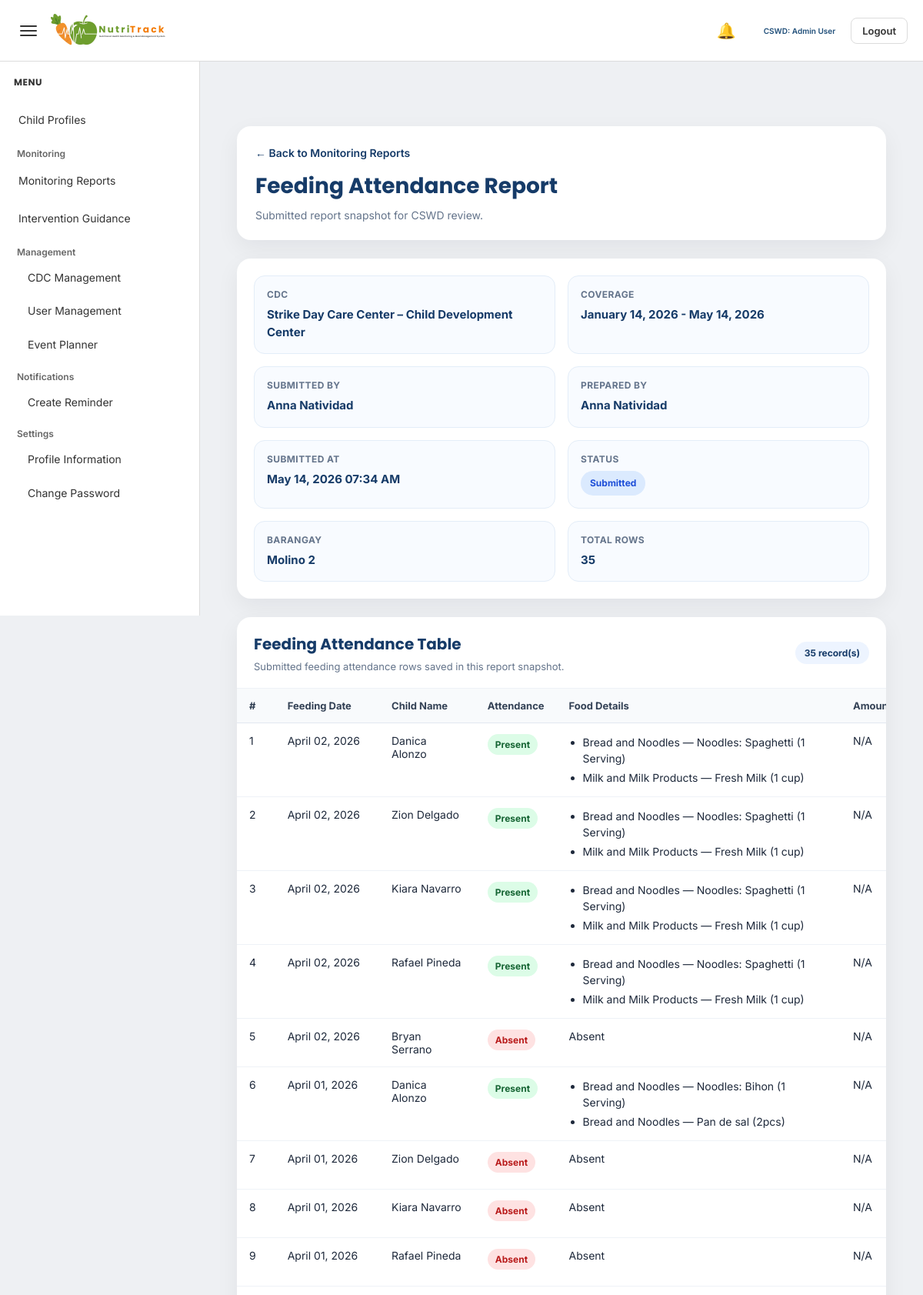
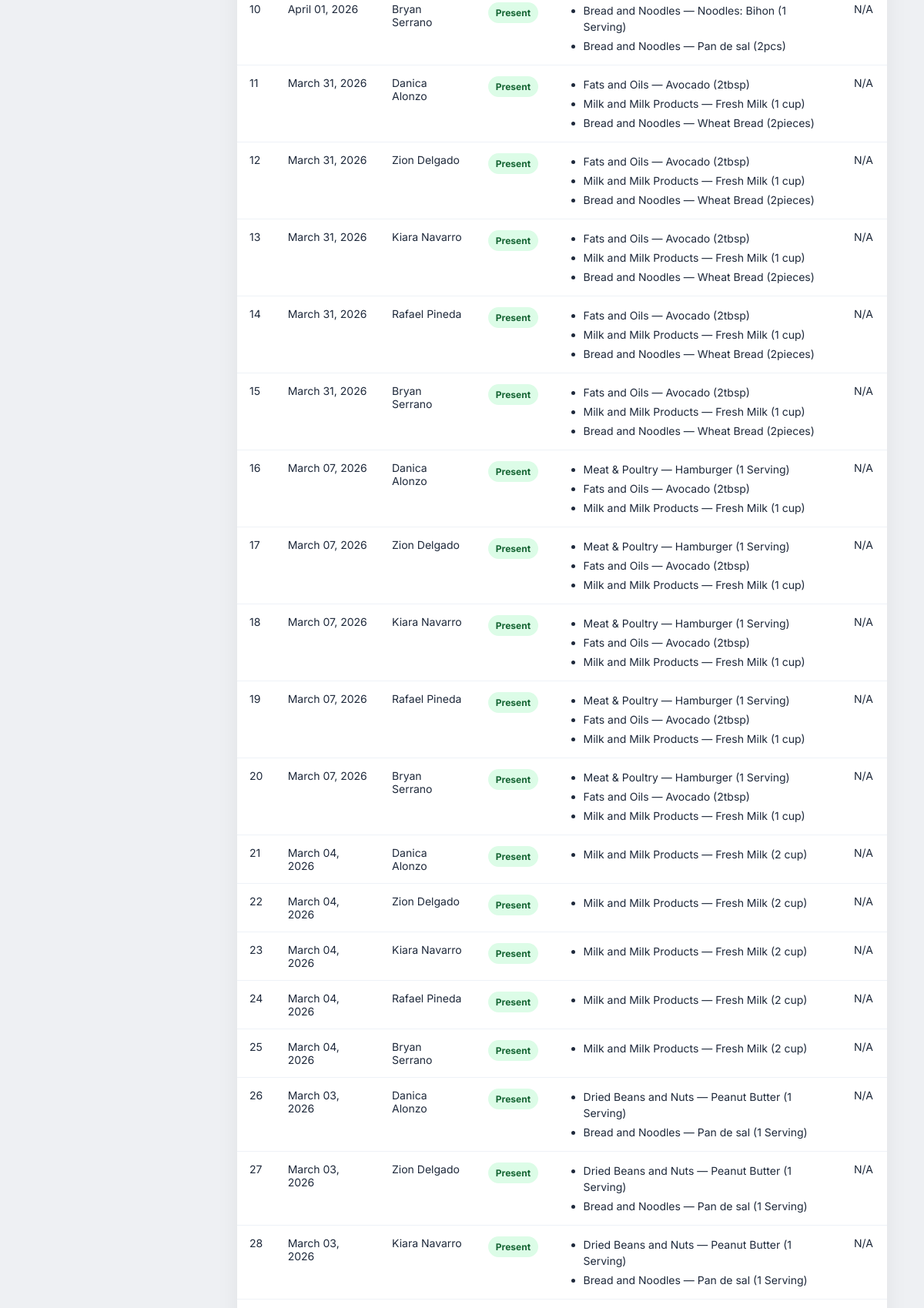
The page /admin/view_feeding_attendance_report.php?id=40 (signed in, upper part) on the database its author committed (2 pictures, top to bottom).
### tables this page shows
CREATE TABLE `submitted_reports` (
  `submitted_report_id` int(11) NOT NULL,
  `report_type` varchar(100) NOT NULL,
  `cdc_id` int(11) NOT NULL,
  `submitted_by` int(11) NOT NULL,
  `date_from` date DEFAULT NULL,
  `date_to` date DEFAULT NULL,
  `submitted_at` datetime NOT NULL DEFAULT current_timestamp(),
  `status` varchar(50) NOT NULL DEFAULT 'submitted',
  `report_payload` longtext NOT NULL
);

CREATE TABLE `cdc` (
  `cdc_id` int(11) NOT NULL,
  `cdc_name` varchar(100) DEFAULT NULL,
  `barangay` varchar(100) DEFAULT NULL,
  `address` text DEFAULT NULL,
  `status` varchar(20) DEFAULT 'Active',
  `created_at` timestamp NOT NULL DEFAULT current_timestamp()
);

### admin/view_feeding_attendance_report.php (the view, shortened to what this page needs)
<?php
include '../config/database.php';
function h($value)
{
    return htmlspecialchars((string)$value, ENT_QUOTES, 'UTF-8');
}
function safe_value($value, $fallback = 'N/A')
{
    return (isset($value) && trim((string)$value) !== '') ? $value : $fallback;
}
function format_date_value($date, $fallback = 'N/A')
{
    $timestamp = strtotime($date);
    return date('F d, Y', $timestamp);
}
function format_datetime_value($date, $fallback = 'N/A')
{
    $timestamp = strtotime($date);
    return date('F d, Y h:i A', $timestamp);
}
function get_first_existing_value($row, $keys, $fallback = 'N/A')
{
    foreach ($keys as $key) {
        if (isset($row[$key]) && trim((string)$row[$key]) !== '') {
            return $row[$key];
        }
    }
    return $fallback;
}
function build_child_name_from_row($row)
{
    $full_name = get_first_existing_value($row, [
        'child_name',
        'full_name',
        'name',
        'beneficiary_name'
    ], '');
    if ($full_name !== '') {
        return $full_name;
    }
    $parts = [];
    $built = trim(implode(' ', $parts));
    return $built !== '' ? $built : 'N/A';
}
function extract_report_rows($payload)
{
    $candidate_keys = [
        'submitted_rows',
        'rows',
        'report_rows',
        'records',
        'feeding_rows',
        'feeding_attendance_rows',
        'feeding_data',
        'report_data',
        'data',
        'entries',
        'items'
    ];
    foreach ($candidate_keys as $key) {
        if (isset($payload[$key]) && is_array($payload[$key])) {
            return array_values($payload[$key]);
        }
    }
    return [];
}
function attendance_badge_class($attendance)
{
    $attendance = strtolower(trim((string)$attendance));
    if ($attendance === 'present') {
        return 'badge-present';
    }
    if ($attendance === 'absent') {
        return 'badge-absent';
    }
    return 'badge-default';
}
function build_food_details($row)
{
    $foodDetails = get_first_existing_value($row, [
        'food_details',
        'food_items',
        'food_item',
        'food_name',
        'meal_details',
        'details'
    ], '');
    if ($foodDetails !== '') {
        return $foodDetails;
    }
    $text = '';
    return trim($text) !== '' ? $text : 'N/A';
}
$submitted_report_id = (int) $_GET['id'];
$report_sql = "
    SELECT
        sr.submitted_report_id,
        sr.report_type,
        sr.cdc_id,
        sr.submitted_by,
        sr.date_from,
        sr.date_to,
        sr.submitted_at,
        sr.status,
        sr.report_payload,
        c.cdc_name,
        c.barangay,
        c.address AS cdc_address,
        CONCAT(
            COALESCE(u.first_name, ''),
            CASE
                WHEN u.first_name IS NOT NULL AND u.first_name != '' AND u.last_name IS NOT NULL AND u.last_name != '' THEN ' '
                ELSE ''
            END,
            COALESCE(u.last_name, '')
        ) AS submitted_by_name
    FROM submitted_reports sr
    INNER JOIN cdc c ON sr.cdc_id = c.cdc_id
    INNER JOIN users u ON sr.submitted_by = u.user_id
    WHERE sr.submitted_report_id = ?
    LIMIT 1
";
$stmt_report = mysqli_prepare($conn, $report_sql);
mysqli_stmt_bind_param($stmt_report, "i", $submitted_report_id);
mysqli_stmt_execute($stmt_report);
$result_report = mysqli_stmt_get_result($stmt_report);
$report = mysqli_fetch_assoc($result_report);
$payload = json_decode($report['report_payload'], true);
$rows = extract_report_rows($payload);
$prepared_by = get_first_existing_value($payload, [
    'prepared_by',
    'preparedBy',
    'submitted_by_name',
    'teacher_name',
    'cdw_name'
], $report['submitted_by_name']);
$coverage_text = 'All Dates';
if (!empty($report['date_from']) && !empty($report['date_to'])) {
    $coverage_text = format_date_value($report['date_from']) . ' - ' . format_date_value($report['date_to']);
} elseif (!empty($report['date_from'])) {
    $coverage_text = 'From ' . format_date_value($report['date_from']);
} elseif (!empty($report['date_to'])) {
    $coverage_text = 'Up to ' . format_date_value($report['date_to']);
}
$status = strtolower(trim((string)$report['status']));
$status_class = 'status-default';
if ($status === 'submitted') {
    $status_class = 'status-submitted';
} elseif ($status === 'reviewed') {
    $status_class = 'status-reviewed';
} elseif ($status === 'approved') {
    $status_class = 'status-approved';
} elseif ($status === 'returned') {
    $status_class = 'status-returned';
}
?>
<!DOCTYPE html>
<html lang="en">
<head>
    <link rel="stylesheet" href="../assets/admin/admin-style.css">
</head>
<body>
<?php include '../includes/admin_topbar.php'; ?>
<?php include '../includes/admin_sidebar.php'; ?>
<div class="main-content" id="mainContent">
    <div class="report-view-wrapper">
        <div class="report-header-card">
            <a href="monitoring_reports.php" class="back-link">← Back to Monitoring Reports</a>
            <div class="report-header">
                <h1>Feeding Attendance Report</h1>
                <p>Submitted report snapshot for CSWD review.</p>
            </div>
        </div>
        <div class="summary-card">
            <div class="summary-grid">
                <div class="summary-item">
                    <div class="summary-label">CDC</div>
                    <div class="summary-value"><?php echo h(safe_value($report['cdc_name'])); ?></div>
                </div>
                <div class="summary-item">
                    <div class="summary-label">Coverage</div>
                    <div class="summary-value"><?php echo h($coverage_text); ?></div>
                </div>
                <div class="summary-item">
                    <div class="summary-label">Submitted By</div>
                    <div class="summary-value"><?php echo h(safe_value($report['submitted_by_name'])); ?></div>
                </div>
                <div class="summary-item">
                    <div class="summary-label">Prepared By</div>
                    <div class="summary-value"><?php echo h(safe_value($prepared_by)); ?></div>
                </div>
                <div class="summary-item">
                    <div class="summary-label">Submitted At</div>
                    <div class="summary-value"><?php echo h(format_datetime_value($report['submitted_at'])); ?></div>
                </div>
                <div class="summary-item">
                    <div class="summary-label">Status</div>
                    <div class="summary-value">
                        <span class="status-badge <?php echo h($status_class); ?>">
                            <?php echo h(safe_value($report['status'])); ?>
                        </span>
                    </div>
                </div>
                <div class="summary-item">
                    <div class="summary-label">Barangay</div>
                    <div class="summary-value"><?php echo h(safe_value($report['barangay'])); ?></div>
                </div>
                <div class="summary-item">
                    <div class="summary-label">Total Rows</div>
                    <div class="summary-value"><?php echo count($rows); ?></div>
                </div>
            </div>
        </div>
        <div class="table-card">
            <div class="table-header">
                <div>
                    <h2>Feeding Attendance Table</h2>
                    <p>Submitted feeding attendance rows saved in this report snapshot.</p>
                </div>
                <span class="record-count"><?php echo count($rows); ?> record(s)</span>
            </div>
            <?php if (!empty($rows)): ?>
                <div class="table-wrap">
                    <table class="report-table">
                        <thead>
                            <tr>
                                <th>#</th>
                                <th>Feeding Date</th>
                                <th>Child Name</th>
                                <th>Attendance</th>
                                <th>Food Details</th>
                                <th>Amount</th>
                            </tr>
                        </thead>
                        <tbody>
                            <?php foreach ($rows as $index => $row): ?>
                                <?php
                                    $feeding_date = get_first_existing_value($row, [
                                        'feeding_date',
                                        'date',
                                        'record_date'
                                    ], 'N/A');
                                    $child_name = build_child_name_from_row($row);
                                    $attendance = get_first_existing_value($row, [
                                        'attendance',
                                        'status'
                                    ], 'N/A');
                                    $food_details = build_food_details($row);
                                    $amount = get_first_existing_value($row, [
                                        'amount',
                                        'measurement',
                                        'measurement_text',
                                        'serving'
                                    ], '');
                                    $food_parts = [];
                                    if ($food_details !== 'N/A') {
                                        if (strpos($food_details, '||') !== false) {
                                            $food_parts = array_filter(array_map('trim', explode('||', $food_details)));
                                        } else {
                                            $food_parts = [$food_details];
                                        }
                                    }
                                ?>
                                <tr>
                                    <td><?php echo (int)($index + 1); ?></td>
                                    <td><?php echo h($feeding_date !== 'N/A' ? format_date_value($feeding_date, 'N/A') : 'N/A'); ?></td>
                                    <td><?php echo h($child_name); ?></td>
                                    <td>
                                        <span class="attendance-badge <?php echo h(attendance_badge_class($attendance)); ?>">
                                            <?php echo h($attendance); ?>
                                        </span>
                                    </td>
                                    <td>
                                        <?php if (strtolower(trim((string)$attendance)) === 'absent'): ?>
                                            Absent
                                        <?php elseif (!empty($food_parts)): ?>
                                            <ul class="food-details-list">
                                                <?php foreach ($food_parts as $food): ?>
                                                    <li><?php echo h($food); ?></li>
                                                <?php endforeach; ?>
                                            </ul>
                                        <?php else: ?>
                                            N/A
                                        <?php endif; ?>
                                    </td>
                                    <td><?php echo h($amount !== '' ? $amount : 'N/A'); ?></td>
                                </tr>
                            <?php endforeach; ?>
                        </tbody>
                    </table>
                </div>
            <?php endif; ?>
        </div>
    </div>
</div>
</body>
</html>

### assets/admin/admin-style.css (style rules this page uses)
* { box-sizing:border-box; margin:0; padding:0; }
:root { --page-bg:#eef0f3; --card-bg:#ffffff; --text-color:#333333; --muted-text:#666666; --border-color:#dcdcdc; --input-bg:#ffffff; --input-border:#cfcfcf; --readonly-bg:#f5f5f5; --hover-bg:#edf3f8; --active-bg:#dbe7f3; --accent:#1F4E79; --secondary:#2E7D32; --alert:#C0392B; --warning:#E67E22; --table-head:#f7f7f7; --blue-soft:#cfdff1; --green-soft:#dce6da; --red-soft:#eadcdc; --orange-soft:#f4e2d3; }
body { background:var(--page-bg); font-family:'Inter', sans-serif; color:var(--text-color); }
a { text-decoration:none; }
.main-content { margin-left:260px; padding:140px 24px 24px; transition:margin-left 0.25s ease; }
.summary-grid { display:grid; grid-template-columns:repeat(3, 1fr); gap:18px; }
@media (max-width: 1200px) { .summary-grid { grid-template-columns:repeat(2, 1fr); } }

### admin/view_feeding_attendance_report.php (style rules this page uses)
.report-view-wrapper { padding: 24px; }
.report-header-card, .summary-card, .table-card { background: #ffffff; border-radius: 18px; box-shadow: 0 10px 30px rgba(15, 23, 42, 0.06); margin-bottom: 24px; }
.report-header-card { padding: 24px; }
.back-link { display: inline-flex; align-items: center; gap: 8px; text-decoration: none; color: #163b68; font-size: 14px; font-weight: 600; margin-bottom: 14px; }
.report-header h1 { margin: 0; font-family: 'Poppins', sans-serif; font-size: 28px; font-weight: 700; color: #163b68; }
.report-header p { margin: 8px 0 0; font-size: 14px; color: #64748b; }
.summary-card { padding: 22px; }
.summary-grid { display: grid; grid-template-columns: repeat(4, minmax(180px, 1fr)); gap: 16px; }
.summary-item { background: #f8fbff; border: 1px solid #e3edf8; border-radius: 14px; padding: 16px; }
.summary-label { font-size: 12px; font-weight: 700; color: #64748b; text-transform: uppercase; letter-spacing: 0.4px; margin-bottom: 8px; }
.summary-value { font-size: 15px; font-weight: 700; color: #163b68; line-height: 1.5; }
.table-header { padding: 20px 22px; border-bottom: 1px solid #eef2f7; display: flex; justify-content: space-between; align-items: center; gap: 12px; flex-wrap: wrap; }
.table-header h2 { margin: 0; font-family: 'Poppins', sans-serif; font-size: 20px; font-weight: 700; color: #163b68; }
.table-header p { margin: 6px 0 0; font-size: 13px; color: #64748b; }
.record-count, .status-badge { display: inline-flex; align-items: center; justify-content: center; padding: 7px 12px; border-radius: 999px; font-size: 12px; font-weight: 700; white-space: nowrap; }
.record-count { background: #edf4ff; color: #163b68; }
.status-badge { text-transform: capitalize; }
.status-submitted { background: #dbeafe; color: #1d4ed8; }
.table-wrap { width: 100%; overflow-x: auto; }
.report-table { width: 100%; min-width: 1300px; border-collapse: collapse; }
.report-table thead th { background: #f8fafc; font-size: 13px; font-weight: 700; color: #334155; text-align: left; padding: 14px 16px; border-bottom: 1px solid #e2e8f0; white-space: nowrap; }
.report-table tbody td { padding: 14px 16px; font-size: 14px; color: #1e293b; border-bottom: 1px solid #eef2f7; vertical-align: top; }
.attendance-badge { display: inline-flex; align-items: center; justify-content: center; padding: 6px 10px; border-radius: 999px; font-size: 12px; font-weight: 700; white-space: nowrap; text-transform: capitalize; }
.badge-present { background: #dcfce7; color: #166534; }
.badge-absent { background: #fee2e2; color: #b91c1c; }
.food-details-list { margin: 0; padding-left: 18px; }
.food-details-list li { margin-bottom: 4px; line-height: 1.5; }
.food-details-list li:last-child { margin-bottom: 0; }
@media (max-width: 1200px) { .summary-grid { grid-template-columns: repeat(2, minmax(180px, 1fr)); } }

### rows shown on the page
submitted_reports: cdc.cdc_name "Strike Day Care Center – Child Development Center", coverage_text "January 14, 2026 - May 14, 2026", submitted_at "May 14, 2026 07:34 AM", status "Submitted", cdc.barangay "Molino 2"

### other values the page prints
$admin_full_name "Admin User"
safe_value($report['submitted_by_name']) "Anna Natividad"
safe_value($prepared_by) "Anna Natividad"
count($rows) "35"
$child_name "Danica Alonzo"
$attendance "Present"
$food "Bread and Noodles — Noodles: Spaghetti (1 Serving)"
$food "Milk and Milk Products — Fresh Milk (1 cup)"
$amount !== '' ? $amount : 'N/A' "N/A"
$child_name "Zion Delgado"
$child_name "Kiara Navarro"
$child_name "Rafael Pineda"
$child_name "Bryan Serrano"
$attendance "Absent"
$food "Bread and Noodles — Noodles: Bihon (1 Serving)"
